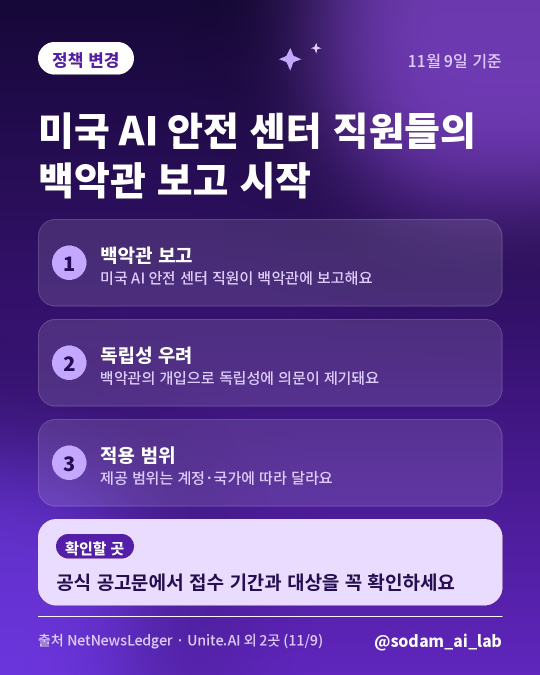
#> input picture cards/briefing_2026-11-09.jpg, 1080 x 1350 px (shown at 1/2 size)
$ python -i card_news.py   (imports and definitions only)
#> lines starting #> are read from the running program, lines starting #| are printed output that depends on the picture
# -*- coding: utf-8 -*-
"""'소담 AI 랩' 카드 이미지 생성기 (v3 — 한눈에 띄는 두 가지 얼굴).

글만 넣으면 카드가 만들어진다. 사진·얼굴·직접 올리는 이미지가 필요 없다.

  · 뉴스 카드(한 장)        : 검정 바탕 + 흰 굵은 글씨 + 주황·보라 포인트  → generate_news_card()
  · 복붙 프롬프트(4장 넘김) : 크림색 종이 + 남색 둥근 글씨 + 주황 강조 + 노란 형광펜 → generate_prompt_slides()

두 종류 모두 캔버스는 1080x1350(4:5)이고, 모든 장 아래에 @sodam_ai_lab이 들어간다.
글자 가장자리가 매끄럽도록 2배 크기로 그린 뒤 줄여서 저장한다.
폰트는 저장소 fonts/ 폴더의 Noto Sans KR(본문)과 Jua(크림 카드 제목, OFL 무료 글꼴)를 쓴다.
함수 이름과 카드 데이터 형식은 v2와 같아서 auto_post.py·corners.py는 고칠 필요가 없다.

뉴스 카드 데이터 형식:
  {
    "category": "신규 출시",            # 뱃지 문구 (8자 이내 권장)
    "date": "10월 6일",                 # 기준일 (기사 발행일, 코드에서 계산)
    "headline": "구글 문서 안에서 Claude를 쓸 수 있어요",
    "points": [{"title": "...", "desc": "..."}, ...],   # 1~3개
    "action_label": "바로 해보기",      # 또는 "신청 방법", "확인할 곳"
    "action": "...",
    "source": "9to5Google (10/6)",
  }

복붙 프롬프트 카드 데이터 형식:
  {"series": "복붙 프롬프트 #12", "headline": "...", "situation": "...",
   "prompt": "...", "example": "...", "tip": "..."}
"""
import os
import re

from PIL import Image, ImageDraw, ImageFilter, ImageFont

W, H = 1080, 1350
PAD = 76
S = 2   # 2배로 그린 뒤 1080x1350으로 줄인다
HANDLE = "@sodam_ai_lab"

_FONT_DIR = os.path.join(os.path.dirname(__file__), "fonts")
FONT_PATH = os.path.join(_FONT_DIR, "NotoSansKR-Variable.ttf")
TITLE_FONT_PATH = os.path.join(_FONT_DIR, "Jua-Regular.ttf")

# 검정 카드(뉴스)
DARK = {
    "bg": (10, 10, 14), "ink": (255, 255, 255), "sub": (178, 180, 198),
    "accent": (255, 122, 48),      # 주황
    "accent2": (150, 110, 255),    # 보라
    "panel": (24, 24, 33), "line": (58, 58, 78),
}
# 크림 카드(복붙 프롬프트)
CREAM = {
    "bg": (251, 243, 226), "ink": (31, 42, 68), "sub": (98, 104, 124),
    "accent": (232, 98, 42),       # 주황
    "marker": (255, 224, 120),     # 노란 형광펜
    "panel": (255, 253, 247), "line": (226, 212, 186),
    "tip": (255, 236, 170),
}
# 예전 코드·문서가 참조하던 이름 (호환용)
PALETTE = {"white": DARK["ink"], "lavender": DARK["sub"], "lilac": DARK["accent2"]}

_fonts = {}


# [18 lines left out: function _font, not called in this run]


def _tw(draw, text, font):
    """글자 폭(1080 기준 좌표)."""
    return draw.textlength(text, font=font) / S


# [72 lines left out: functions _wrap, _ellipsize, _fit, _fit_block, not called in this run]


# ── 그리기 도구 (좌표는 모두 1080x1350 기준) ─────────────────────────

def _rr(draw, box, radius, fill=None, outline=None, width=0):
    draw.rounded_rectangle([v * S for v in box], radius=radius * S, fill=fill, outline=outline, width=width * S)


def _text(draw, xy, text, font, fill, anchor="la"):
    draw.text((xy[0] * S, xy[1] * S), text, font=font, fill=fill, anchor=anchor)


# [6 lines left out: function _sparkle, not called in this run]


_NUM = re.compile(r"\d")


# [51 lines left out: functions _headline, _mascot, _pill, _save, not called in this run]


# ── 뉴스 카드 (검정) ────────────────────────────────────────────────

def _dark_background():
    """검정 바탕에 보라(오른쪽 위)·주황(왼쪽 아래) 빛을 은은하게 깐다."""
    base = Image.new("RGB", (W // 4, H // 4), DARK["bg"])
    glow = Image.new("RGB", (W // 4, H // 4), DARK["bg"])
    gd = ImageDraw.Draw(glow)
    gd.ellipse([W // 4 * 0.45, -H // 4 * 0.25, W // 4 * 1.25, H // 4 * 0.3], fill=(52, 30, 112))
    gd.ellipse([-W // 4 * 0.3, H // 4 * 0.8, W // 4 * 0.4, H // 4 * 1.2], fill=(78, 34, 14))
    glow = glow.filter(ImageFilter.GaussianBlur(46))
    return Image.blend(base, glow, 0.9).resize((W * S, H * S), Image.BICUBIC)


def generate_news_card(data, out_path):
    """카드 데이터(dict)로 검정 뉴스 카드 PNG를 만들어 out_path에 저장한다."""
    os.makedirs(os.path.dirname(os.path.abspath(out_path)), exist_ok=True)
    t = DARK
    img = _dark_background()
    draw = ImageDraw.Draw(img)
    inner_w = W - PAD * 2

    # ① 상단: 분류 뱃지 + 기준일
    y = 78
    _pill(draw, PAD, y, data.get("category", "AI 뉴스"), _font(34, b"ExtraBold"), 34, (255, 255, 255), bg=t["accent"])
    date_text = data.get("date", "")
    if date_text:
        _text(draw, (W - PAD, y + 32), f"{date_text} 기준", _font(30, b"Medium"), t["sub"], anchor="rm")

    # ② 헤드라인
    y = 196
    head_font, head_lines, head_size = _fit(draw, data["headline"], b"Black", inner_w, 3, (82, 74, 66, 58))
    y = _headline(draw, head_lines, head_font, head_size, PAD, y, t, 1.27) + 34

    # ③ 핵심 포인트 (최대 3개) — 행동 박스 높이를 먼저 계산해 남는 공간을 나눠 준다
    points = (data.get("points") or [])[:3]
    action = (data.get("action") or "").strip()
    action_font = _font(38, b"Bold")
    action_lines = _wrap(draw, action, action_font, inner_w - 72)[:3] if action else []
    action_h = (40 + 44 + len(action_lines) * 54 + 34) if action_lines else 0
    footer_h, gap = 120, 22
    avail = H - y - footer_h - (action_h + gap if action_h else 0) - 20

    n = max(1, len(points))
    row_h = min(220, (avail - gap * (n - 1)) // n)
    tight = row_h < 176   # 헤드라인이 길어 칸이 낮아지면 글자를 줄이고 한 줄씩만 쓴다
    title_font = _font(38 if tight else 42, b"ExtraBold")
    desc_font = _font(30 if tight else 33, b"Medium")
    num_font = _font(46, b"Black")
    t_gap, d_gap = (46, 38) if tight else (54, 44)
    for i, p in enumerate(points):
        top = y + i * (row_h + gap)
        _rr(draw, [PAD, top, W - PAD, top + row_h], 30, fill=t["panel"], outline=t["line"], width=2)
        _text(draw, (PAD + 64, top + row_h / 2), f"{i + 1:02d}", num_font, t["accent2"], anchor="mm")
        tx = PAD + 132
        tmax = W - PAD - 32 - tx
        if tight:   # 잘린 줄은 …로 표시
            t_lines = [_ellipsize(draw, p.get("title", ""), title_font, tmax)]
            d_lines = [_ellipsize(draw, p.get("desc", ""), desc_font, tmax)]
        else:
            t_lines = _wrap(draw, p.get("title", ""), title_font, tmax)[:2]
            d_lines = _wrap(draw, p.get("desc", ""), desc_font, tmax)[:2]
        block = len(t_lines) * t_gap + len(d_lines) * d_gap + 6
        ty = top + (row_h - block) / 2 - 4
        for ln in t_lines:
            _text(draw, (tx, ty), ln, title_font, t["ink"])
            ty += t_gap
        ty += 6
        for ln in d_lines:
            _text(draw, (tx, ty), ln, desc_font, t["sub"])
            ty += d_gap
    y += n * row_h + (n - 1) * gap + gap

    # ④ 행동 박스 (주황 테두리)
    if action_lines:
        _rr(draw, [PAD, y, W - PAD, y + action_h], 32, fill=(38, 22, 14), outline=t["accent"], width=3)
        _pill(draw, PAD + 36, y + 28, data.get("action_label", "바로 해보기"), _font(28, b"ExtraBold"), 28,
              (255, 255, 255), bg=t["accent"], padx=18, pady=6)
        ay = y + 30 + 48 + 14
        for ln in action_lines:
            _text(draw, (PAD + 36, ay), ln, action_font, t["ink"])
            ay += 54

    # ⑤ 하단: 출처 + 계정
    foot_y = H - 92
    draw.line([PAD * S, (foot_y - 26) * S, (W - PAD) * S, (foot_y - 26) * S], fill=t["line"], width=2 * S)
    brand_font = _font(32, b"ExtraBold")
    bw = _tw(draw, HANDLE, brand_font)
    source = data.get("source", "")
    if source:
        src_font = _font(28, b"Medium")
        _text(draw, (PAD, foot_y), _ellipsize(draw, f"출처 {source}", src_font, inner_w - bw - 40), src_font, t["sub"])
    _text(draw, (W - PAD - bw, foot_y - 2), HANDLE, brand_font, t["ink"])
    return _save(img, out_path)


# [5 lines left out: function save_jpeg_copy, not called in this run]


def generate_card(headline, eyebrow, out_path):
    """예전 호출 방식(제목+라벨) 호환용 — 포인트 없이 헤드라인만 있는 카드를 만든다."""
    return generate_news_card({"category": eyebrow, "headline": headline}, out_path)


# ── 여러 장 넘겨보는 '복붙 프롬프트' 카드 (크림) ─────────────────────
#
# 저장해두고 꺼내 쓰는 용도라, 한 장에 다 우겨넣지 않고 4장으로 나눈다.
#   1) 표지     : 시리즈 번호 + 무엇을 해결하는지
#   2) 프롬프트 : 그대로 복사해 쓸 문장 (본문 글에도 같은 문장이 들어간다)
#   3) 결과 예시 : "이렇게 나와요"
#   4) 팁·팔로우 : 한 가지 더 + 팔로우 안내

SLIDE_TOTAL = 4


# [104 lines left out: functions _slide_start, _slide_finish, _slide_panel_text, generate_prompt_slides, not called in this run]

>>> import cv2
>>> picture = cv2.imread('cards/briefing_2026-11-09.jpg', cv2.IMREAD_GRAYSCALE)
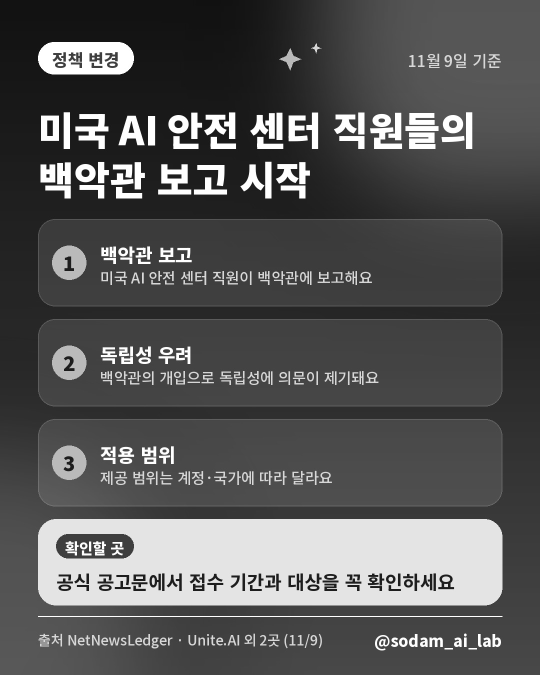
#> picture: shape (1350, 1080) (shown at 1/2 size); min 12, max 255, mean 86.4
>>> result = generate_news_card(picture, 'out.png')
#> in _dark_background, `glow = glow.filter(ImageFilter.GaussianBlur(46))`:
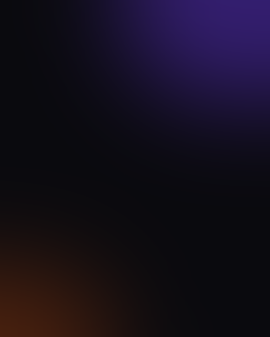
#> glow: PIL image 270x337 RGB; mean R, G, B 20.7, 14.5, 28
#> (the run stopped early here; a loop or call above may not have finished)
